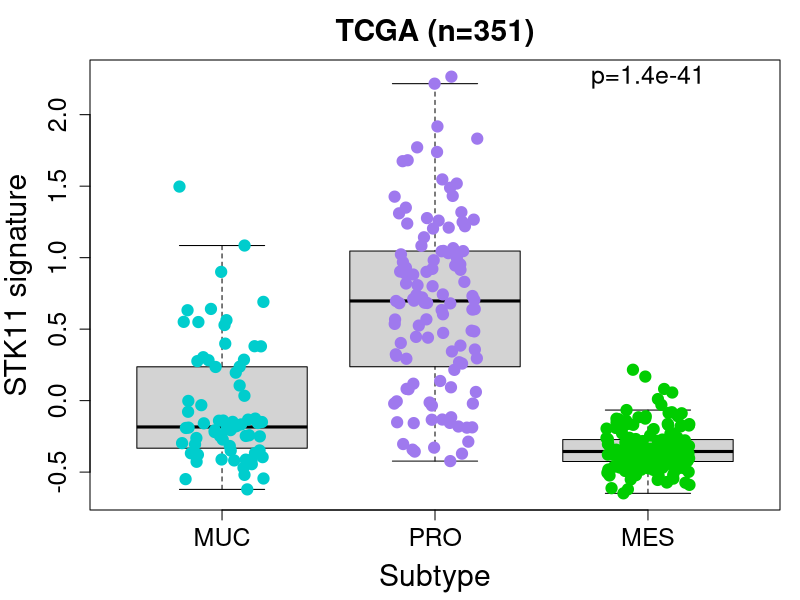
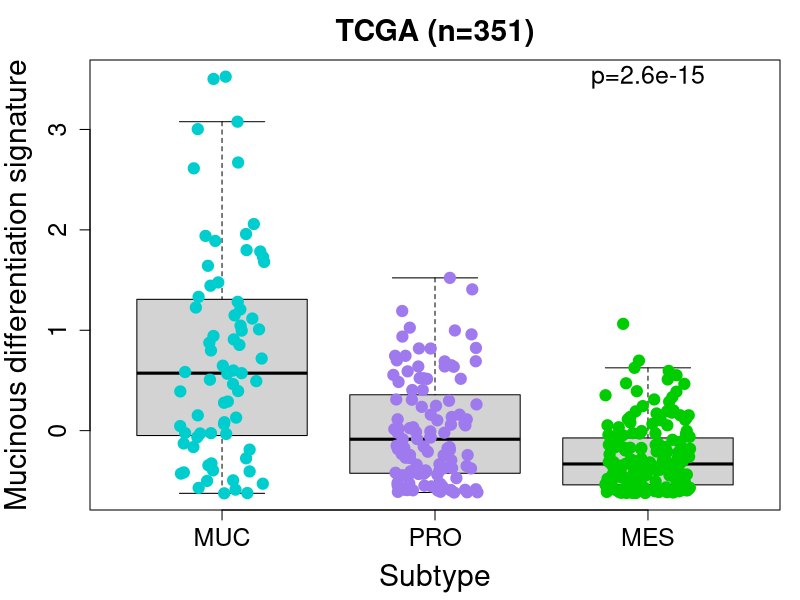

Source code (R) for these figures, in order:
study <- "TCGA"
data1 <- cbind(read.table("../data/TCGA_KRASmut_subtypes.tsv", sep="\t", header=TRUE, check.names=FALSE), KRAS="MUT")
data2 <- cbind(read.table("../data/TCGA_KRASwt_subtypes.tsv", sep="\t", header=TRUE, check.names=FALSE), KRAS="WT")
data1 <- data1[,-which(colnames(data1) %in% "NMF")]
data <- rbind(data1, data2)

data <- data[!data$Subtype %in% "unclassified", ]
data$Subtype <- factor(data$Subtype, levels=c("MUC", "PRO", "MES"))
nbTumors <- nrow(data)

colors <- rep("cyan3", nbTumors)
colors[data$Subtype %in% "PRO"] <- "mediumpurple2"
colors[data$Subtype %in% "MES"] <- "green3"
pchs <- rep(19, nbTumors)

pdf("../figures/FigS1_S2_TCGA_STK11signatureBySubtype.pdf", width=5.5, height=6.5)
par(mar=c(4.5, 4.5, 3, 1))
boxplot(data$STK11_deficiency_signature ~ data$Subtype, outline=FALSE,
				ylab="STK11 signature", xlab="Subtype", main=paste0(study," (n=",nbTumors,")"),
				cex.lab=1.8, cex.axis=1.5, cex.main=1.8, ylim=range(data$STK11_deficiency_signature))
points(jitter(as.numeric(data$Subtype)), data$STK11_deficiency_signature,
					col=colors, pch=pchs, cex=1.5)
pval <- signif(kruskal.test(data$STK11_deficiency_signature ~ data$Subtype)$p.value, 2)
text(x=3, y=max(data$STK11_deficiency_signature), labels=paste0("p=",pval), cex=1.5)
dev.off()

t.test(data$STK11_deficiency_signature[data$Subtype %in% "PRO"],
			data$STK11_deficiency_signature[data$Subtype %in% c("MUC","MES")],
			alternative = "greater")$p.value

pdf("../figures/Fig1_S3_TCGA_MucinoussignatureBySubtype.pdf", width=5.5, height=6.5)
par(mar=c(4.5, 4.5, 3, 1))
boxplot(data$Mucinous_differentiation_signature ~ data$Subtype, outline=FALSE,
				ylab="Mucinous differentiation signature", xlab="Subtype", main=paste0(study," (n=",nbTumors,")"),
				cex.lab=1.8, cex.axis=1.5, cex.main=1.8, ylim=range(data$Mucinous_differentiation_signature))
points(jitter(as.numeric(data$Subtype)), data$Mucinous_differentiation_signature,
					col=colors, pch=pchs, cex=1.5)
pval <- signif(kruskal.test(data$Mucinous_differentiation_signature ~ data$Subtype)$p.value, 2)
text(x=3, y=max(data$Mucinous_differentiation_signature), labels=paste0("p=",pval), cex=1.5)
dev.off()

t.test(data$Mucinous_differentiation_signature[data$Subtype %in% "MUC"],
			data$Mucinous_differentiation_signature[data$Subtype %in% c("PRO","MES")],
			alternative = "greater")$p.value
